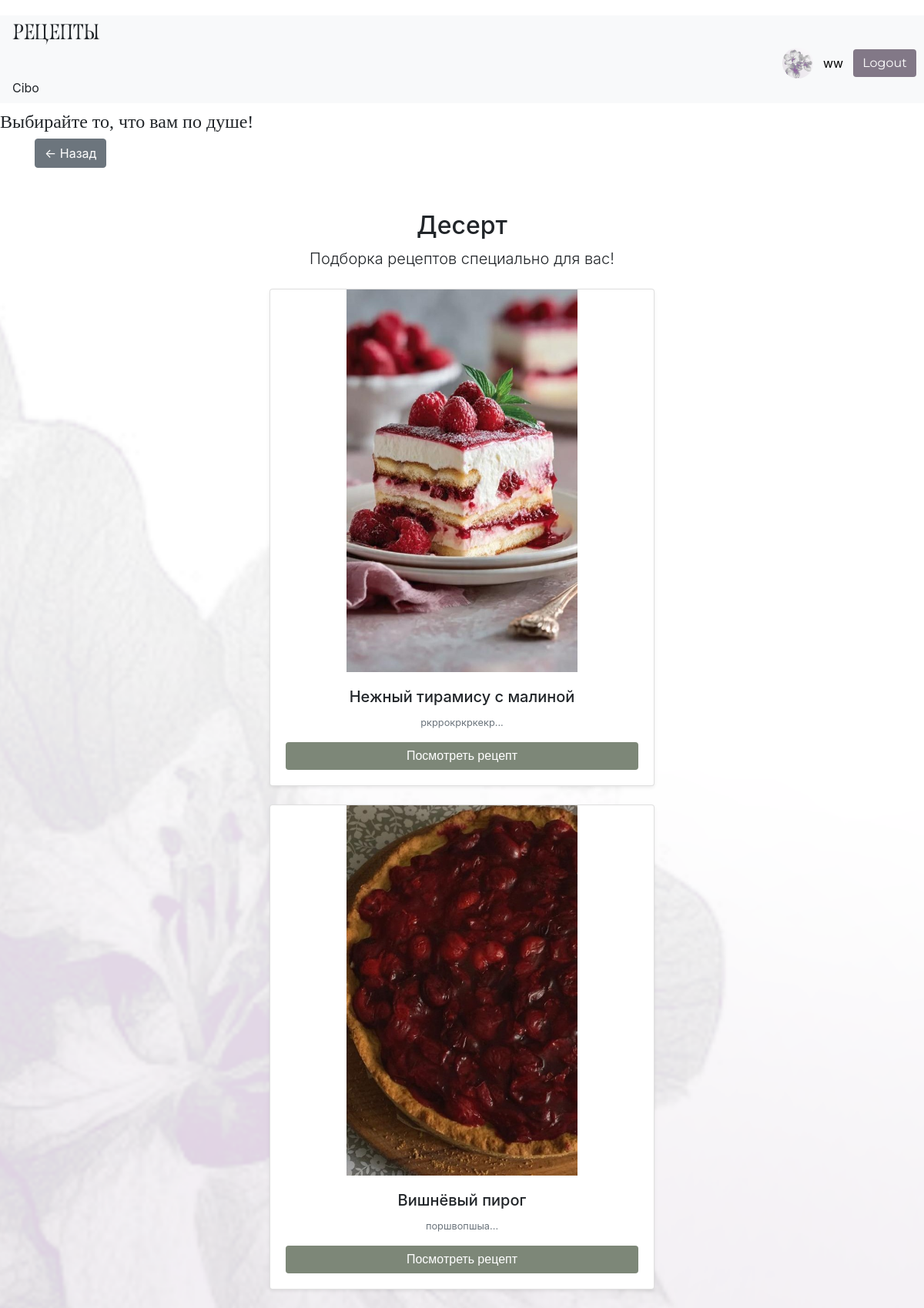
The app's page /recipes/dessert (signed in), older data.
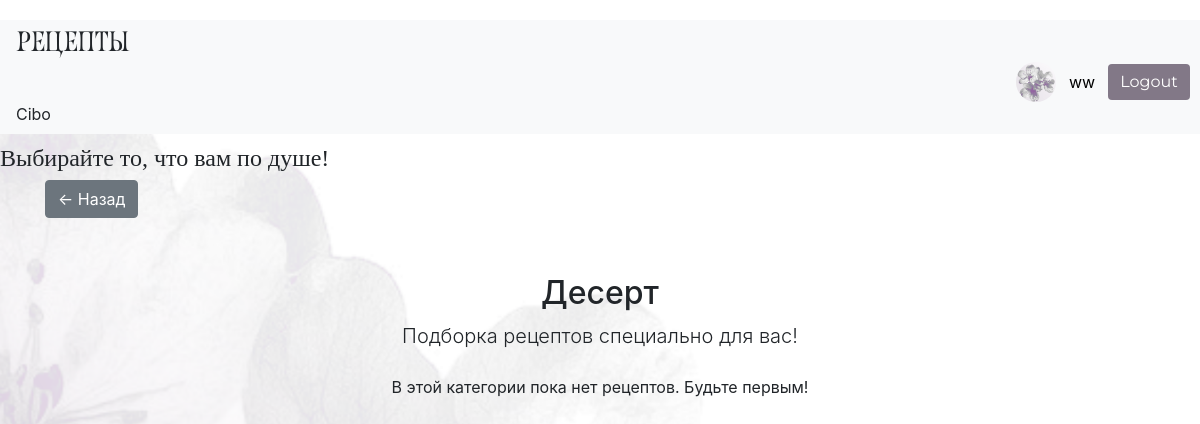
The same page, newer data.
### data/user.py (models this page shows, shortened)
class User(SqlAlchemyBase, UserMixin):
    __tablename__ = 'users'
    id = sa.Column(sa.Integer, primary_key=True, autoincrement=True)
    email = sa.Column(sa.String, index=True, unique=True, nullable=False)
    username = sa.Column(sa.String, nullable=True)
    name = sa.Column(sa.String, nullable=True)
    age = sa.Column(sa.Integer, nullable=True)
    description = sa.Column(sa.String, nullable=True)
    hashed_password = sa.Column(sa.String, nullable=True)
    avatar = sa.Column(sa.String, nullable=True)
    subscribers = sa.Column(sa.Integer, default=0)
    recipes = relationship("Recipe", back_populates="user")

### data/recipes.py (models this page shows)
class Recipe(SqlAlchemyBase):
    __tablename__ = 'recipes'
    id = sa.Column(sa.Integer, primary_key=True, autoincrement=True)
    user_id = sa.Column(sa.Integer, sa.ForeignKey('users.id'))
    title = sa.Column(sa.String, nullable=True)
    text = sa.Column(sa.String, nullable=True)
    image = sa.Column(sa.String, nullable=True)
    category = sa.Column(sa.String, nullable=True)
    cuisine = sa.Column(sa.String, nullable=True)
    complexity = sa.Column(sa.Integer, nullable=True)
    ingredients = sa.Column(sa.String, nullable=False)
    cooking_time = sa.Column(sa.Integer, nullable=True)
    type = sa.Column(sa.String, nullable=True)
    likes = sa.Column(sa.Integer, default=0)
    views = sa.Column(sa.Integer, default=0)
    user = relationship("User", back_populates="recipes")

### main.py (the view)
@app.route('/recipes/dessert')
def recipes_dessert():
    recipes, category_title = get_recipes_by_category('Десерт')
    return render_template('category_recipes.html', recipes=recipes, category_title=category_title)

### data/db_session.py (called while the page is built)
def create_session() -> Session:
    global __factory
    return __factory()

### main.py (called while the page is built)
def get_recipes_by_category(category_name):
    session = create_session()
    recipes = session.query(Recipe).filter(Recipe.category.ilike(f'%{category_name}%')).all()
    return recipes, f"{category_name.capitalize()}"

@login_manager.user_loader
def load_user(user_id):
    session = create_session()
    return session.get(User, user_id)

### templates/category_recipes.html
{% extends "base.html" %}
{% block content %}
<a href="/" class="btn btn-secondary mb-3">← Назад</a>
<div class="container-fluid mt-3 text-center">
  <div class="row justify-content-center">
      <main class="col-md-9 col-lg-10 ps-md-3">
          <header class="my-4">
              <h2>{{ category_title }}</h2>
              <p class="lead">Подборка рецептов специально для вас!</p>
          </header>
          <div class="container">
              <div class="row g-4">
                  {% for recipe in recipes %}
                  <div class="col-12 text-center mb-4">
                      <div class="card shadow-sm mx-auto" style="max-width: 500px; display: flex; flex-direction: column;">
                          <div class="recipe-image-container">
                              <img src="{{ url_for('static', filename=recipe.image) }}" style="max-width:300px;">
                          </div>
                          <div class="card-body d-flex flex-column">
                              <h5 class="card-title text-truncate">{{ recipe.title }}</h5>
                              <p class="card-text flex-grow-1 text-muted small">{{ recipe.text[:150] + '...' }}</p>
                              <a href="{{ url_for('recipe_page', recipe_id=recipe.id) }}"
                                 class="btn btn-custom-green mt-auto w-100">
                                  Посмотреть рецепт
                              </a>
                          </div>
                      </div>
                  </div>
                  {% else %}
                  <div class="col-12 text-center">
                      <p>В этой категории пока нет рецептов. Будьте первым!</p>
                  </div>
                  {% endfor %}
              </div>
          </div>
      </main>
  </div>
</div>
{% endblock %}

### templates/base.html (shortened to what this page needs)
<!DOCTYPE html>
<html lang="en">
<head>
    <link rel="stylesheet"
          href="https://stackpath.bootstrapcdn.com/bootstrap/4.4.1/css/bootstrap.min.css"
>
    <link rel="stylesheet" href="{{ url_for('static', filename='css/style.css') }}">
</head>
<body>
<header>
    <nav class="navbar navbar-light bg-light d-flex justify-content-between">
        <h3 class="mb-0 logo-text">Рецепты</h3>
        <div class="d-flex align-items-center">
            {% if current_user.is_authenticated %}
                 <a href="/profile/{{ current_user.id }}" class="d-flex align-items-center user-link">
                     <img src="{{ url_for('static', filename=current_user.avatar or 'img/base_av.png') }}"
                          style="width:40px; height:40px; border-radius:50%; object-fit:cover; margin-right:8px;">
                     <span class="mr-2">
                         {{ current_user.name }}
                     </span>
                 </a>
                 <a href="/logout" class="btn btn-custom-purple">Logout</a>
            {% else %}
                 <a href="/register" class="btn btn-custom-green">Register</a>
                 <a href="/login" class="btn btn-custom-purple">Sign in</a>
            {% endif %}
        </div>
        <span class="mr-3">Cibo</span>
    </nav>
    <h4 class="header h4">Выбирайте то, что вам по душе!</h4>
</header>
<main role="main" class="container">
    {% block content %}{% endblock %}
</main>
</body>
</html>

### static/css/style.css (style rules this page uses)
body { background-image: url('/static/img/fon.png'); background-size: cover; background-repeat: no-repeat; background-position: center; background-attachment: fixed; padding-top: 20px; }
.btn-custom-purple { background-color: #827887; color: white; border: none; font-family: 'Montserrat', sans-serif; }
.logo-text { font-family: 'Roshcha', serif !important; }
header h4 { font-family: 'Playfair Display', serif; font-size: 22px; margin-top: 10px; }
.navbar .d-flex.align-items-center { margin-left: 500px; gap: 5px; }
.user-link { text-decoration: none; color: black; }
.container-fluid { max-width: 1300px; margin: auto; }
.row > * { padding-right: calc(var(--bs-gutter-x) * 0.5); padding-left: calc(var(--bs-gutter-x) * 0.5); }
.row { --bs-gutter-x: 1rem; --bs-gutter-y: 1rem; }

Row changes from the older to the newer data that the page shows:
removed Recipe: image (picture), title "Нежный тирамису с малиной", text "ркррокркркекр..."
removed Recipe: image (picture), title "Вишнёвый пирог", text "поршвопшыа..."
Text that changed along with them:
text now shown: "В этой категории пока нет рецептов. Будьте первым!"
